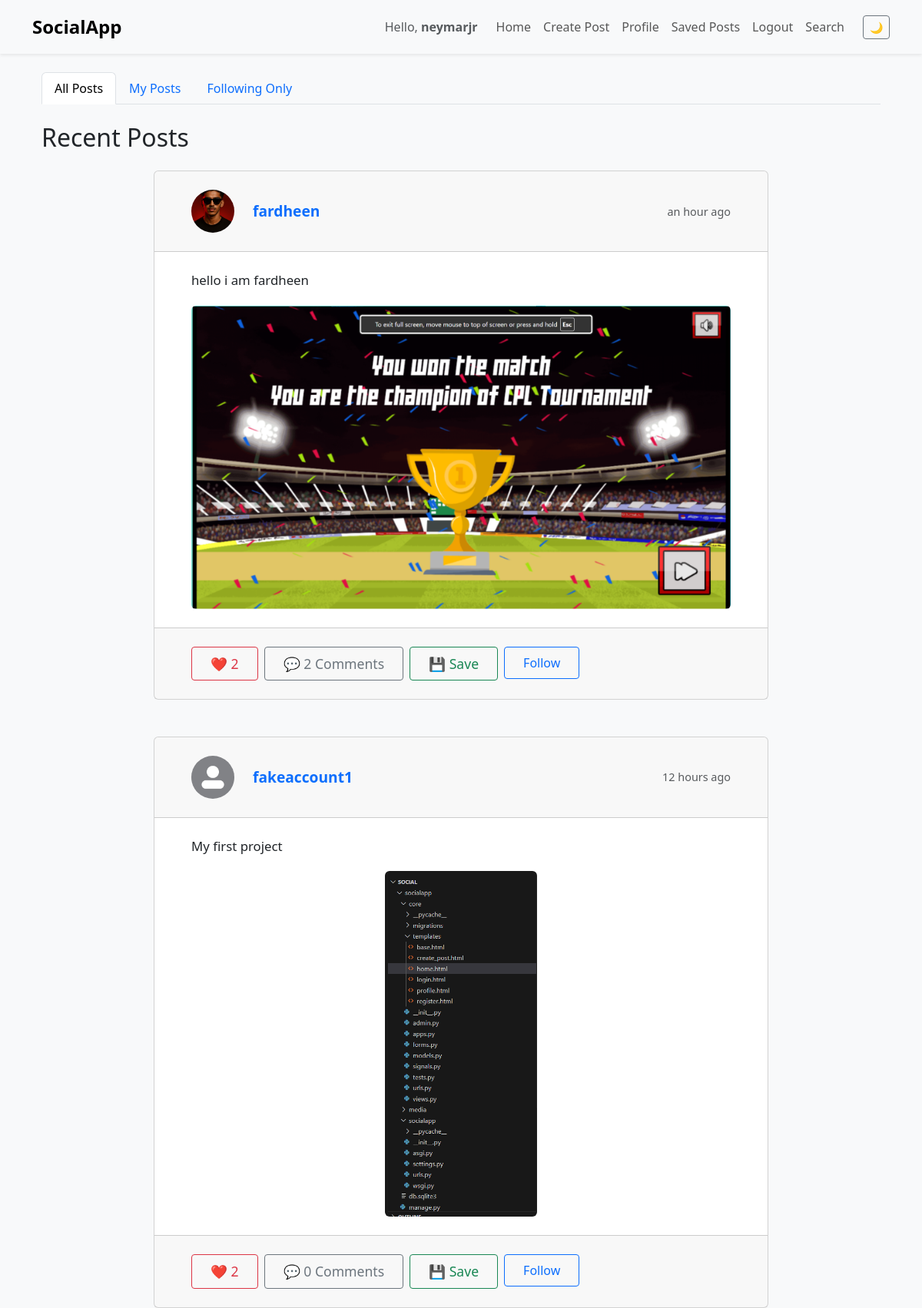
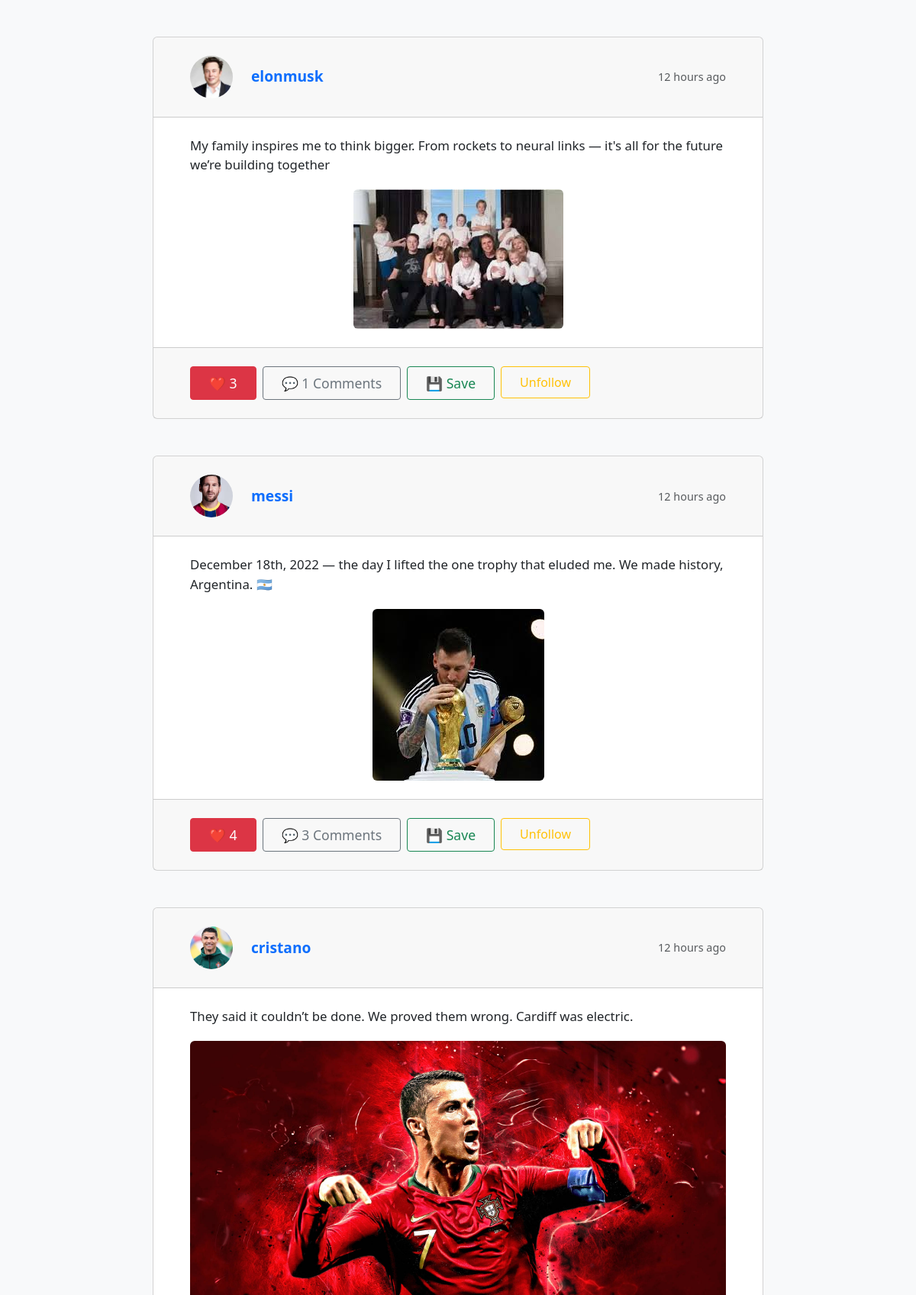
Screenshot of / (signed in, upper part) with the database file from the repository (2 pictures, top to bottom).
### core/models.py (models this page shows, shortened)
class Post(models.Model):
    user = models.ForeignKey(User, on_delete=models.CASCADE, related_name='posts')
    content = models.TextField(blank=True, null=True)
    image = models.ImageField(upload_to='posts/', blank=True, null=True)
    created_at = models.DateTimeField(auto_now_add=True)
    likes = models.ManyToManyField(User, related_name='liked_posts', blank=True)
    saved_by = models.ManyToManyField(User, related_name='saved_posts', blank=True)

class Profile(models.Model):
    user = models.OneToOneField(User, on_delete=models.CASCADE)
    profile_picture = models.ImageField(upload_to='profiles/', blank=True, null=True)
    bio = models.TextField(blank=True)
    followers = models.ManyToManyField(User, related_name='following', blank=True)

### core/views.py (the view, shortened to what this page needs)
# urls.py: path('', views.home, name='home'),
@login_required
def home(request):
    comment_form = CommentForm()
    filter_option = request.GET.get('filter')
    if filter_option == 'following':
        followed_profiles = request.user.following.all()
        followed_users = User.objects.filter(profile__in=followed_profiles)
        posts = Post.objects.filter(user__in=followed_users)  # Only following users
    elif filter_option == 'mine':
        posts = Post.objects.filter(user=request.user)
    else:
        posts = Post.objects.all()
    posts = posts.order_by('-created_at')
    return render(request, 'home.html', {
        'comment_form': comment_form,
        'posts': posts,
    })

### core/templates/home.html (shortened to what this page needs)
{% extends 'base.html' %}
{% load humanize %}
{% load static %}
{% block content %}
<div class="container mt-4">
    <ul class="nav nav-tabs mb-4">
        <li class="nav-item">
            <a class="nav-link {% if not request.GET.filter %}active{% endif %}" href="{% url 'home' %}">All Posts</a>
        </li>
        <li class="nav-item">
            <a class="nav-link {% if request.GET.filter == 'mine' %}active{% endif %}" href="?filter=mine">My Posts</a>
        </li>
        <li class="nav-item">
            <a class="nav-link {% if request.GET.filter == 'following' %}active{% endif %}" href="?filter=following">Following Only</a>
        </li>
    </ul>
    <h2 class="mb-4">Recent Posts</h2>
    {% for post in posts %}
        <div class="card mb-5" style="max-width: 800px; margin: auto; font-size: 1.05rem;">
            <div class="card-header d-flex align-items-center py-4 px-5">
                {% if post.user.profile.profile_picture %}
                    <img src="{{ post.user.profile.profile_picture.url }}" alt="Profile Picture" class="rounded-circle" width="56" height="56" style="object-fit: cover;">
                {% else %}
                    <img src="{% static 'default_profile.jpg' %}" alt="Default Profile Picture" class="rounded-circle" width="56" height="56" style="object-fit: cover;">
                {% endif %}
                <a href="{% url 'profile' post.user.username %}" class="ms-4 text-decoration-none fw-semibold" style="font-size: 1.2rem;">
                    {{ post.user.username }}
                </a>
                <small class="ms-auto post-time" style="font-size: 0.9rem;">
                    {{ post.created_at|naturaltime }}
                </small>
            </div>
            <div class="card-body py-4 px-5">
                <p style="margin-bottom: 1.25rem;">{{ post.content }}</p>
                {% if post.image %}
                    <img src="{{ post.image.url }}" class="img-fluid rounded" style="max-height: 450px; width: auto; display: block; margin: 0 auto;" alt="Post Image">
                {% endif %}
            </div>
            <div class="card-footer d-flex flex-wrap justify-content-between align-items-center gap-2 py-4 px-5" style="font-size: 1rem;">
                <div class="d-flex gap-2 flex-wrap">
                    <form action="{% url 'toggle_like' post.id %}" method="post" class="d-inline">
                        <button type="submit" class="btn btn-sm {% if user in post.likes.all %}btn-danger{% else %}btn-outline-danger{% endif %} px-4 py-2" style="font-size: 1.1rem;">
                            ❤️ {{ post.likes.count }}
                        </button>
                    </form>
                    <button class="btn btn-sm btn-outline-secondary px-4 py-2" type="button" data-bs-toggle="collapse" data-bs-target="#comments-{{ post.id }}" style="font-size: 1.1rem;">
                        💬 {{ post.comments.count }} Comments
                    </button>
                    <form action="{% url 'toggle_save_post' post.id %}" method="post" class="d-inline">
                        <button type="submit" class="btn btn-sm {% if user in post.saved_by.all %}btn-success{% else %}btn-outline-success{% endif %} px-4 py-2" style="font-size: 1.1rem;">
                            💾 {% if user in post.saved_by.all %}Saved{% else %}Save{% endif %}
                        </button>
                    </form>
                    {% if user != post.user %}
                        <form method="post" action="{% url 'toggle_follow' post.user.username %}">
                            {% if user in post.user.profile.followers.all %}
                                <button class="btn btn-sm btn-outline-warning px-4 py-2" style="font-size: 1rem;">Unfollow</button>
                            {% else %}
                                <button class="btn btn-sm btn-outline-primary px-4 py-2" style="font-size: 1rem;">Follow</button>
                            {% endif %}
                        </form>
                    {% endif %}
                </div>
            </div>
        </div>
    {% empty %}
        <p>No posts found.</p>
    {% endfor %}
</div>
{% endblock %}

### core/templates/base.html (shortened to what this page needs)
<!DOCTYPE html>
<html lang="en">
<head>
    <link href="https://cdn.jsdelivr.net/npm/bootstrap@5.3.0/dist/css/bootstrap.min.css" rel="stylesheet">
    {% load static %}
    <link rel="stylesheet" href="{% static 'css/styles.css' %}">
</head>
<body id="pageBody" class="bg-light text-dark">
    <nav id="mainNavbar" class="navbar navbar-expand-lg navbar-light bg-light shadow-sm fixed-top" style="height: 70px;">
        <div class="container">
            <a class="navbar-brand fw-bold fs-4" href="/">SocialApp</a>
            <div class="collapse navbar-collapse" id="navbarContent">
                <ul class="navbar-nav ms-auto align-items-center">
                    {% if user.is_authenticated %}
                        <li class="nav-item me-3" id="usernameGreeting">
                            Hello, <strong>{{ user.username }}</strong>
                        </li>
                        <li class="nav-item"><a class="nav-link" href="{% url 'home' %}">Home</a></li>
                        <li class="nav-item"><a class="nav-link" href="{% url 'create_post' %}">Create Post</a></li>
                        <li class="nav-item"><a class="nav-link" href="{% url 'profile' user.username %}">Profile</a></li>
                        <li class="nav-item"><a class="nav-link" href="{% url 'saved_posts' %}">Saved Posts</a></li>
                        <li class="nav-item"><a class="nav-link" href="{% url 'logout' %}" onclick="return confirm('Are you sure you want to logout?');">Logout</a></li>
                        <li class="nav-item">
                            <a class="nav-link" href="#" id="toggleSearch">Search</a>
                        </li>
                    {% else %}
                        <li class="nav-item"><a class="nav-link" href="{% url 'login' %}">Login</a></li>
                        <li class="nav-item"><a class="nav-link" href="{% url 'register' %}">Register</a></li>
                    {% endif %}
                    <li class="nav-item ms-3">
                        <button class="btn btn-sm btn-outline-secondary" id="darkModeToggle" title="Toggle dark mode">🌙</button>
                    </li>
                </ul>
            </div>
        </div>
    </nav>
    <div class="container mt-4">
        {% block content %}
        {% endblock %}
    </div>
</body>
</html>

### core/static/css/styles.css (style rules this page uses)
body { padding-top: 70px; }
#mainNavbar { height: 70px; }
#mainNavbar .navbar-brand { font-size: 1.5rem; }
body, nav, #searchBarContainer { transition: background-color 0.3s, color 0.3s; }

### rows the page displays
Post: user.profile.profile_picture (picture), user.username "fardheen", created_at "an hour ago", content "hello i am fardheen", image (picture), likes.count "2", comments.count "2", shows "Save", shows "Follow"
Post: user.username "fakeaccount1", created_at "12 hours ago", content "My first project", image (picture), likes.count "2", comments.count "0", shows "Save", shows "Follow"
Post: user.profile.profile_picture (picture), user.username "elonmusk", created_at "12 hours ago", content "My family inspires me to think bigger. From rockets to neural links — it's all for the future we’re building together", image (picture), likes.count "3", comments.count "1", shows "Save", shows "Unfollow"
Post: user.profile.profile_picture (picture), user.username "messi", created_at "12 hours ago", content "December 18th, 2022 — the day I lifted the one trophy that eluded me. We made history, Argentina. 🇦🇷", image (picture), likes.count "4", comments.count "3", shows "Save", shows "Unfollow"
Post: user.profile.profile_picture (picture), user.username "cristano", created_at "12 hours ago", content "They said it couldn’t be done. We proved them wrong. Cardiff was electric.", image (picture)

### other values shown
{{ user.username }} "neymarjr"
